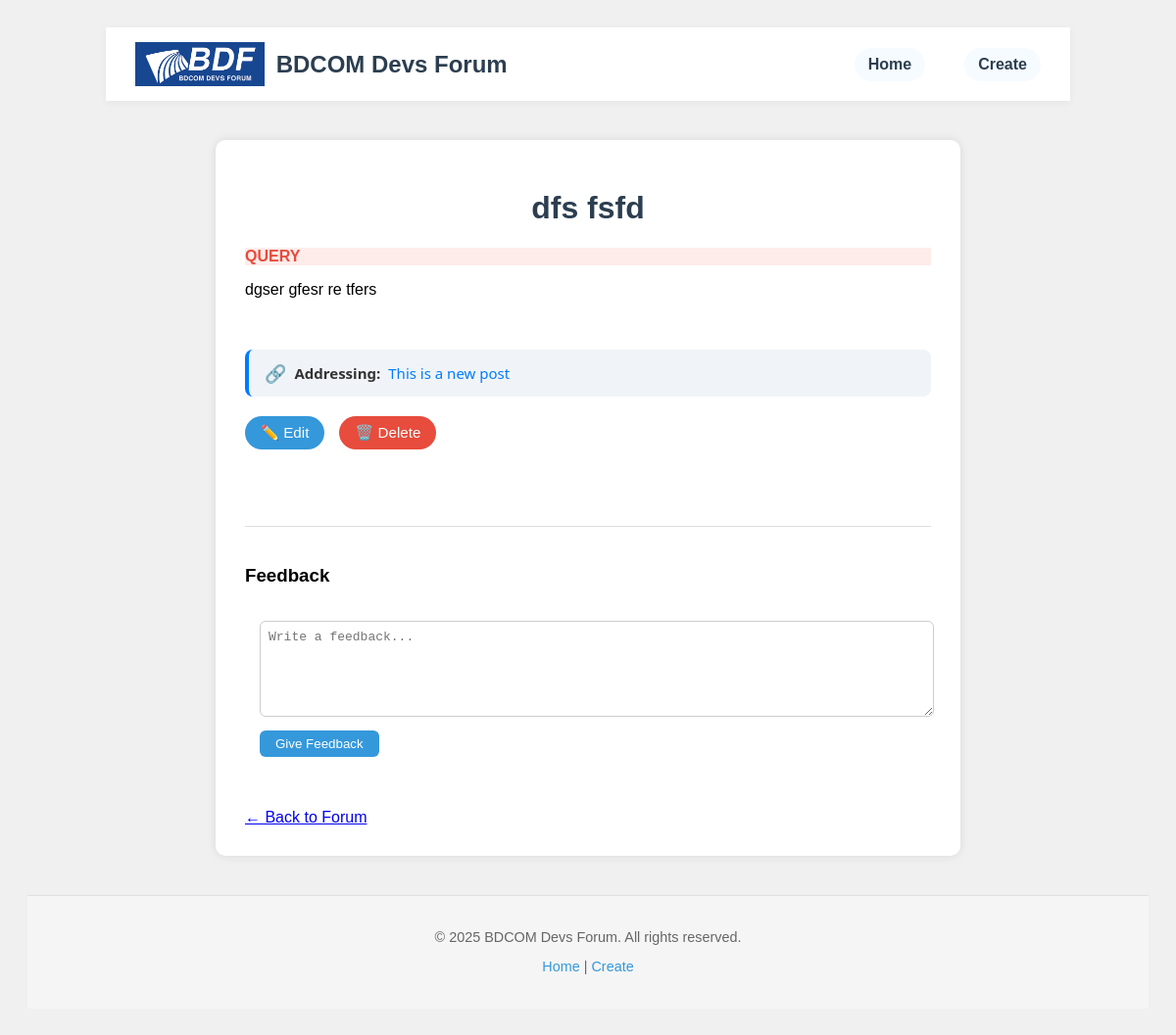
The page /posts/2 on the database its author committed.
### app.py (models this page shows)
class Post(db.Model):
    id = db.Column(db.Integer, primary_key=True)
    title = db.Column(db.String(100))
    content = db.Column(db.Text)
    type = db.Column(db.String(10))  # "Query" or "Patch"
    category = db.Column(db.String(20))
    ip_address = db.Column(db.String(45))  # to store IPv4 or IPv6
    last_modified_ip = db.Column(db.String(45))
    likes = db.Column(db.Integer, default=0)
    comments = db.relationship('Comment', backref='post', cascade='all, delete-orphan')
    likes_relation = db.relationship('PostLike', backref='post', cascade='all, delete-orphan')
    reference_id = db.Column(db.Integer, db.ForeignKey('post.id'), nullable=True)
    reference = db.relationship('Post', remote_side=[id], backref='patches')

### app.py (the view)
@app.route('/posts/<int:post_id>')
def get_post(post_id):
    post = Post.query.get_or_404(post_id)
    return render_template('post.html', post=post)

### app.py (called while the page is built)
@app.context_processor
def inject_year():
    return {'current_year': datetime.now().year}

### templates/post.html (shortened to what this page needs)
<!DOCTYPE html>
<html>
<head>
    <link rel="stylesheet" href="{{ url_for('static', filename='css/style.css') }}">
    <link rel="stylesheet" href="{{ url_for('static', filename='css/navbar.css') }}">
    <link rel="stylesheet" href="{{ url_for('static', filename='css/footer.css') }}">
    <link href="https://cdn.quilljs.com/1.3.6/quill.snow.css" rel="stylesheet">
</head>
<body>
    {% include 'navbar.html' %}
    <div class="post-single">
        <h1>{{ post.title }}</h1>
        <div class="{{ post.type }} post-type">{{ post.type.upper() }}</div>
        <div class="post-body">{{ post.content | safe }}</div><br><br>
        {% if post.reference %}
        <div class="reference-banner">
            <span class="reference-icon">🔗</span>
            <span class="reference-label">Addressing:</span>
            <a class="reference-link" href="/posts/{{ post.reference.id }}">{{ post.reference.title }}</a>
        </div>
        {% endif %}
        <div class="post-actions-single">
            <button class="editBtn" onclick="startEdit()">✏️ Edit</button>
            <button class="deleteBtn" onclick="deletePost({{ post.id }})">🗑️ Delete</button>
        </div>
        <br>
        <div class="comments-section">
            <h3>Feedback</h3>
            <form id="commentForm">
                <textarea id="commentContent" placeholder="Write a feedback..." required></textarea><br>
                <button type="submit">Give Feedback</button>
            </form>
        </div>
        <br>
        <a href="{{ url_for('index') }}">← Back to Forum</a>
    </div>
    {% include 'footer.html' %}
</body>
</html>

### static/css/style.css (style rules this page uses)
body { font-family: Arial, sans-serif; background: #f0f0f0; padding: 20px; }
h1 { text-align: center; color: #2c3e50; }
form, .posts { max-width: 700px; margin: 20px auto; background: white; padding: 15px; border-radius: 8px; }
.query { color: red; font-weight: bold; }
.post-single { max-width: 700px; margin: 40px auto; padding: 30px; background: white; border-radius: 10px; box-shadow: 0 0 10px rgba(0,0,0,0.1); }
.post-type { margin: 10px 0; font-weight: bold; text-transform: uppercase; }
.reference-banner { background-color: #f0f4f8; border-left: 4px solid #007bff; padding: 12px 16px; margin-bottom: 20px; border-radius: 8px; display: flex; align-items: center; font-family: 'Segoe UI', sans-serif; font-size: 15px; gap: 8px; }
.reference-icon { font-size: 18px; color: #007bff; }
.reference-label { font-weight: 600; color: #333; }
.reference-link { font-weight: 500; color: #007bff; text-decoration: none; transition: color 0.2s ease-in-out; }
.query { background-color: #fdecea; color: #e74c3c; }
.post-actions-single { margin: 20px 0; display: flex; gap: 15px; }
.post-actions-single button, .saveEditBtn, .cancelEditBtn { padding: 8px 16px; border: none; border-radius: 20px; cursor: pointer; font-size: 0.95em; transition: background 0.3s; }
.editBtn { background-color: #3498db; color: white; }
.deleteBtn { background-color: #e74c3c; color: white; }
.comments-section { margin-top: 40px; padding-top: 20px; border-top: 1px solid #ddd; }
.comments-section h3 { margin-bottom: 10px; }
#commentForm textarea { width: 100%; height: 80px; padding: 8px; margin-bottom: 10px; font-size: 1em; border-radius: 6px; border: 1px solid #ccc; }
#commentForm button { padding: 6px 16px; background-color: #3498db; color: white; border: none; border-radius: 6px; cursor: pointer; }

### rows shown on the page
Post: title "dfs fsfd", type "QUERY", content "dgser gfesr re tfers"
Post: reference "This is a new post"
